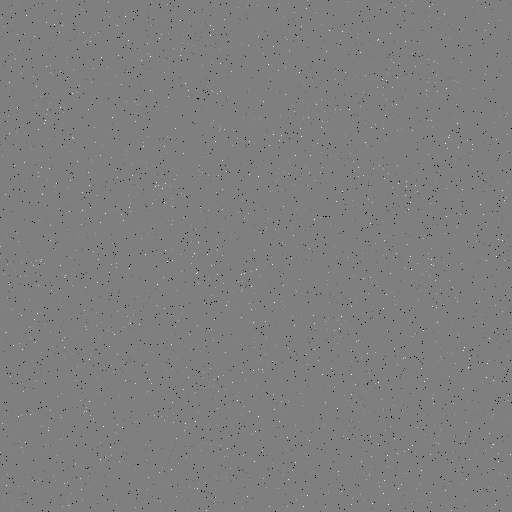
#> input picture data/20111122_181112_r3_s190.ms.DATA.channel.1ch.fits, 512 x 512 px, given in place of cyg_s15.png, which was not available
$ python testImage.py   (Python 2 division)
#> lines starting #> are read from the running program, lines starting #| are printed output that depends on the picture; pictures that were not available may be replaced by others from this repository, and a replacement may not be noted
### shapelets/fileio.py
"""
Read various image filetypes: FITS,png,jpeg
Write coeff file
"""

from astropy.io import fits
import numpy as np
import cPickle as pickle
import sys
import json
import astropy.wcs

#optional packages:
try:
    from PIL import Image
except ImportError: pass

# [59 lines left out: functions readFITS, getFITSInfo, not called in this run]

def readImg(fn,gs=False):
    """Read an image file using PIL libraries and return a numpy array
    valid types(tested other may work): png, jpeg
    gs: return a greyscale image
    """
#> called with fn = 'cyg_s15.png', gs = True
    im=Image.open(fn)
#> im is the input picture: PIL image 512x512 F; 0.39% of the values are NaN or infinite; the others: min -3.4e+38, max 3.4e+38, mean nan
    if gs: im=im.convert("L")
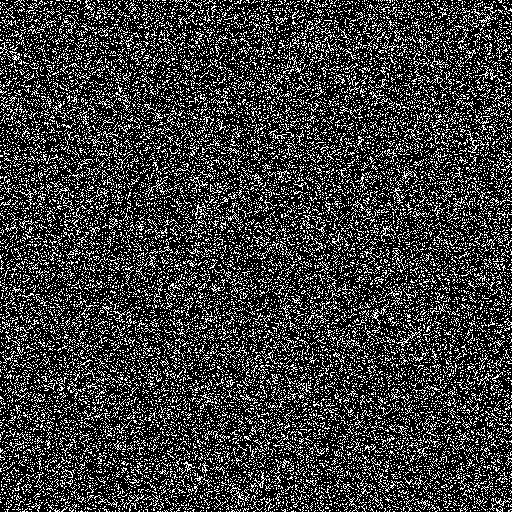
#> im: PIL image 512x512 L; min 0, max 255, mean 60.4
    return np.asarray(im)

# [143 lines left out: functions readArrayPkl, writeHermiteCoeffs, readHermiteCoeffs, writeLageurreCoeffs, readLageurreCoeffs, readCoeffs, not called in this run]


# [70 lines that do not run on import are left out]

### scripts/testImage.py
#!/usr/bin/env python

import Image
import pylab as p
import shapelets

fn='cyg_s15.png'
im=shapelets.fileio.readImg(fn,gs=True)
print im.shape
#| (512, 512)

p.imshow(im)
p.colorbar()
p.show()
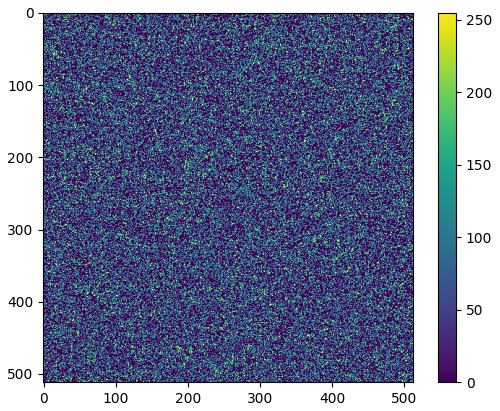
#> figure drawn by matplotlib, 2 panels

# [17 lines of commented-out code are left out]

$ run again, on data/lba_cyg_250.ms.CORRECTED_DATA.channel.1ch.fits
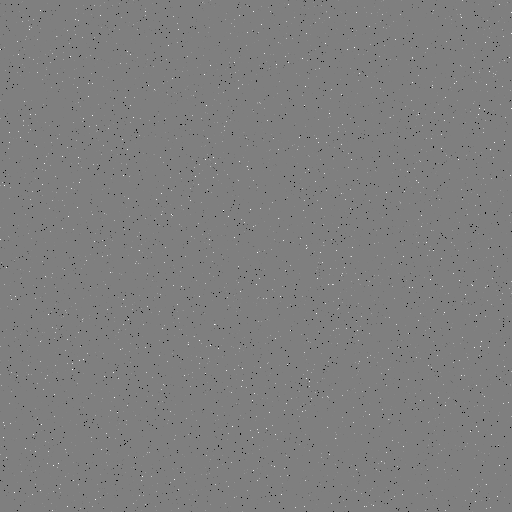
#> input picture data/lba_cyg_250.ms.CORRECTED_DATA.channel.1ch.fits, 512 x 512 px, given in place of cyg_s15.png, which was not available
#> in readImg, im is the input picture: PIL image 512x512 F; 0.36% of the values are NaN or infinite; the others: min -3.4e+38, max 3.4e+38, mean nan
#> in readImg, `if gs: im=im.convert("L")`:
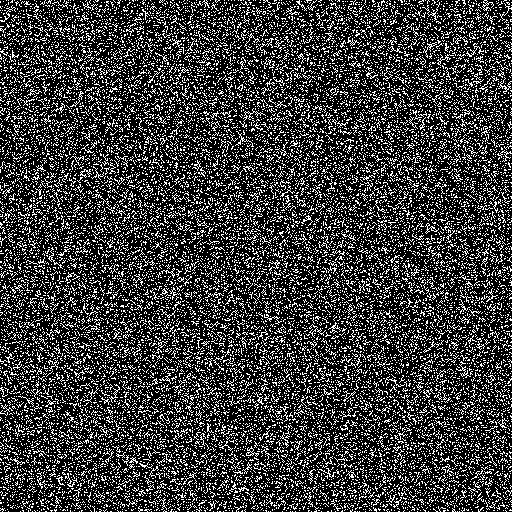
#> im: PIL image 512x512 L; min 0, max 255, mean 60.3
#| (512, 512)
#> `p.show()`:
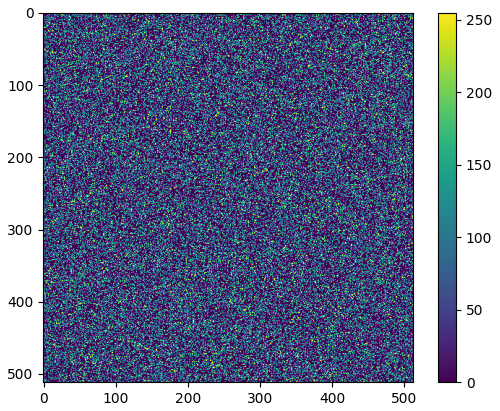
#> figure drawn by matplotlib, 2 panels
